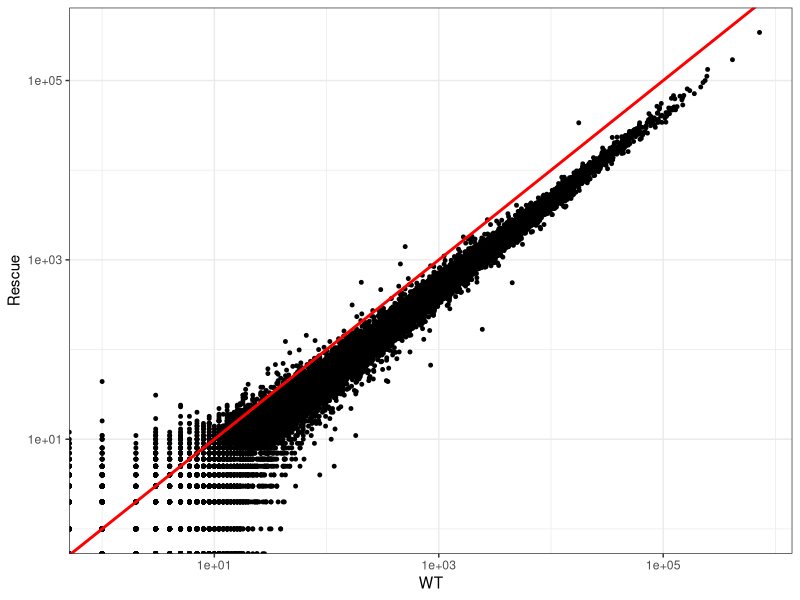
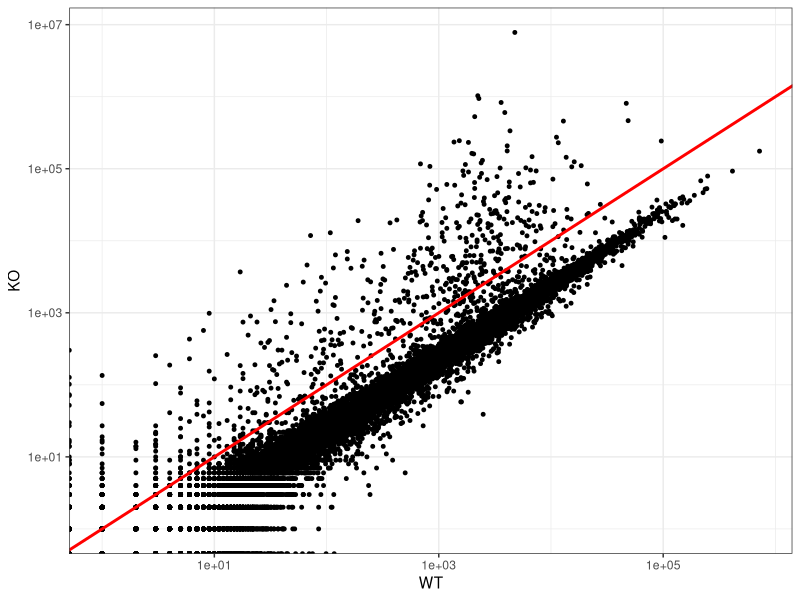
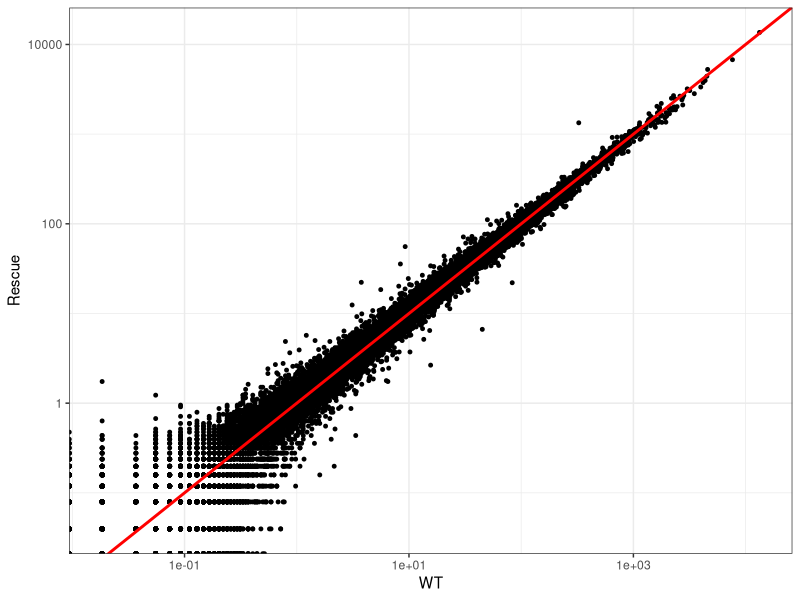
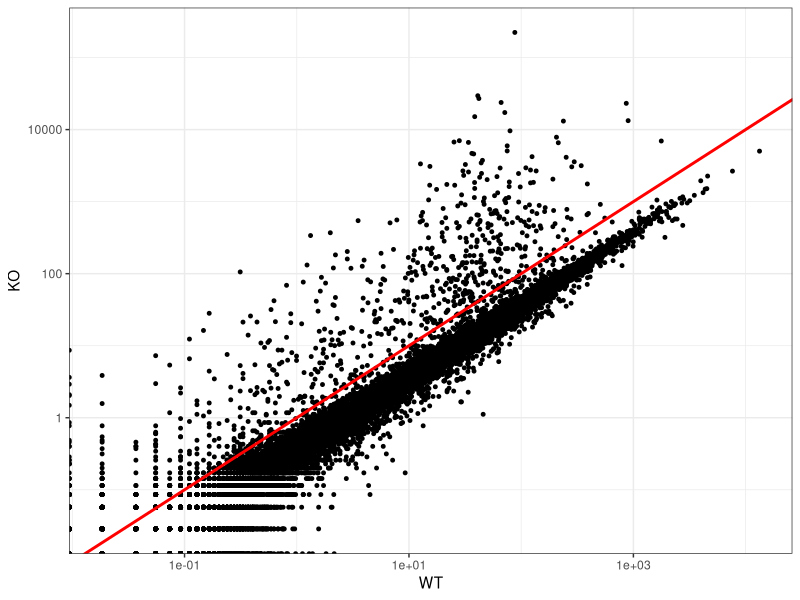
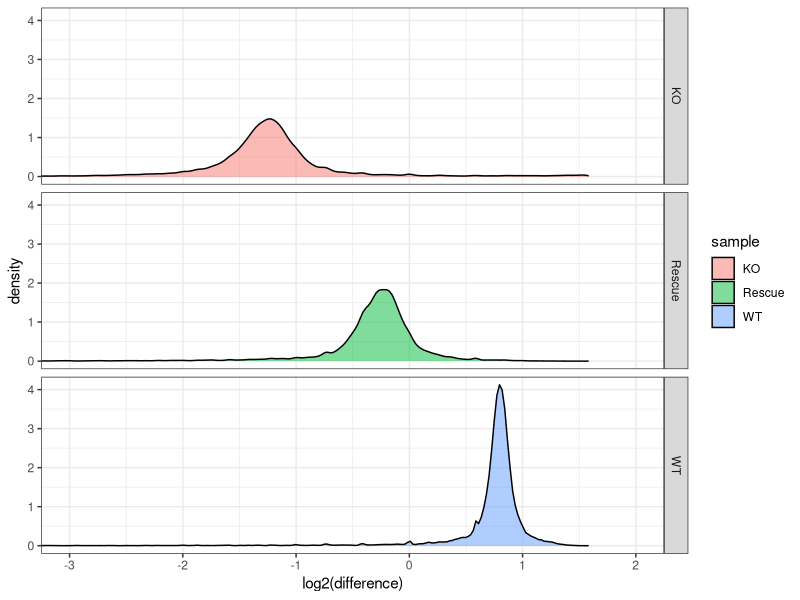
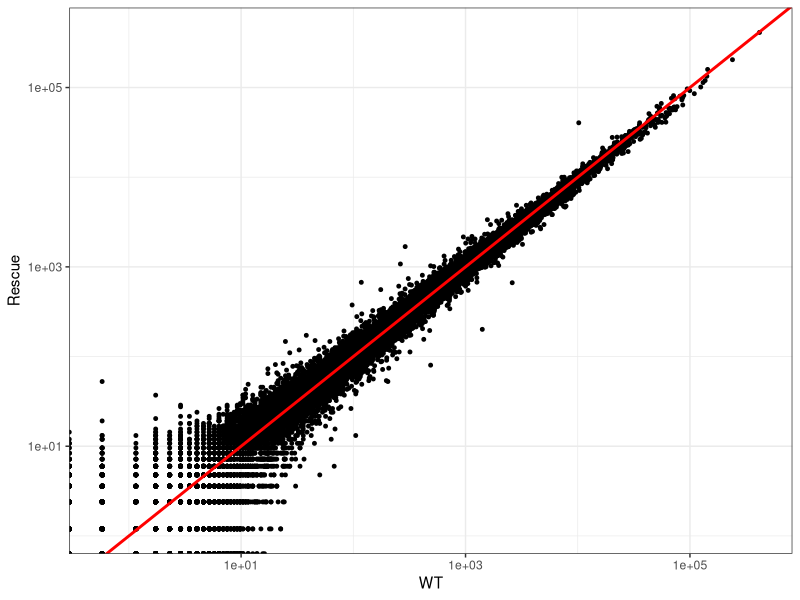
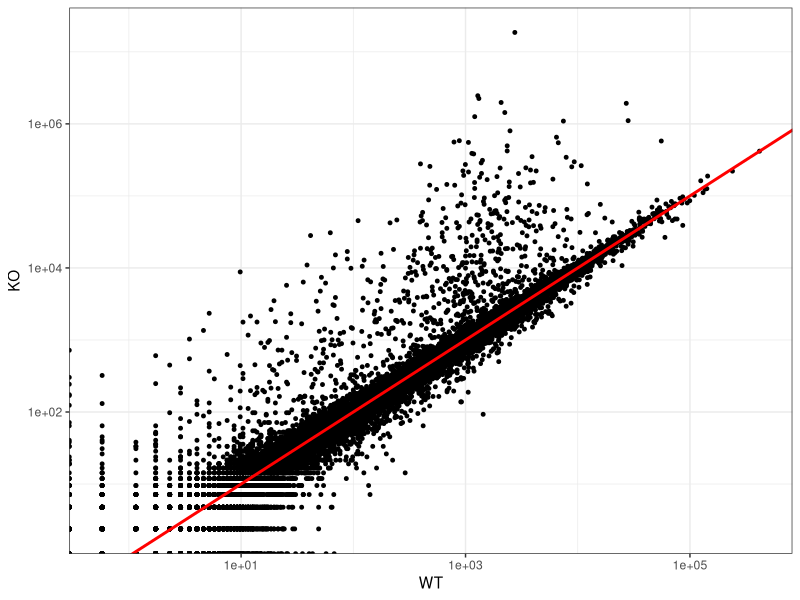

Recreate these plots in R, in order.
## ---- chunk 1
library(tidyverse)
theme_set(theme_bw())
## ---- chunk 2
read_delim("size_factor_data.txt") -> data

head(data)
## ---- chunk 3
data %>%
  ggplot(aes(x=WT, y=Rescue)) +
  geom_point(size=1) +
  scale_x_log10() + scale_y_log10() +
  geom_abline(slope=1, intercept=0, colour="red", linewidth=1)

## ---- chunk 4
data %>%
  ggplot(aes(x=WT, y=KO)) +
  geom_point(size=1) +
  scale_x_log10() + scale_y_log10() +
  geom_abline(slope=1, intercept=0, colour="red", linewidth=1)

## ---- chunk 5
data %>%
  pivot_longer(
    cols=-gene,
    names_to="sample",
    values_to="count"
  ) -> data_long

head(data_long)
## ---- chunk 6
data_long %>%
  group_by(sample) %>%
  mutate(normalised = count/(sum(count)/1000000)) %>%
  ungroup() %>%
  select(-count) %>%
  pivot_wider(
    names_from=sample,
    values_from=normalised
  ) -> global
 
## ---- chunk 7
global %>%
  ggplot(aes(x=WT, y=Rescue)) +
  geom_point(size=1) +
  scale_x_log10() + scale_y_log10() +
  geom_abline(slope=1, intercept=0, colour="red", linewidth=1)

## ---- chunk 8
global %>%
  ggplot(aes(x=WT, y=KO)) +
  geom_point(size=1) +
  scale_x_log10() + scale_y_log10() +
  geom_abline(slope=1, intercept=0, colour="red", linewidth=1)

## ---- chunk 9
data_long %>% 
  group_by(gene) %>%
  filter(all(count > 0)) %>%
  summarise(
    average_count=mean(count)
  ) %>%
  ungroup() -> average_sample

head(average_sample)
## ---- chunk 10
data_long %>%
  inner_join(average_sample) %>%
  mutate(difference=count/average_count) -> differences

head(differences)
## ---- chunk 11
differences %>%
  ggplot(aes(x=log2(difference), fill=sample)) +
  geom_density(alpha=0.5) +
  facet_grid(
    rows=vars(sample)
  ) +
  coord_cartesian(xlim=c(-3,2))

## ---- chunk 12
differences %>%
  group_by(sample) %>%
  summarise(size_factor=median(difference)) -> size_factors

size_factors
## ---- chunk 13
data_long %>%
  left_join(size_factors) %>%
  mutate(normalised=count/size_factor) %>%
  select(-count, -size_factor) %>%
  pivot_wider(
    names_from=sample,
    values_from=normalised
  ) -> sf_normalised
## ---- chunk 14
sf_normalised %>%
  ggplot(aes(x=WT, y=Rescue)) +
  geom_point(size=1) +
  scale_x_log10() + scale_y_log10() +
  geom_abline(slope=1, intercept=0, colour="red", linewidth=1)

## ---- chunk 15
sf_normalised %>%
  ggplot(aes(x=WT, y=KO)) +
  geom_point(size=1) +
  scale_x_log10() + scale_y_log10() +
  geom_abline(slope=1, intercept=0, colour="red", linewidth=1)

